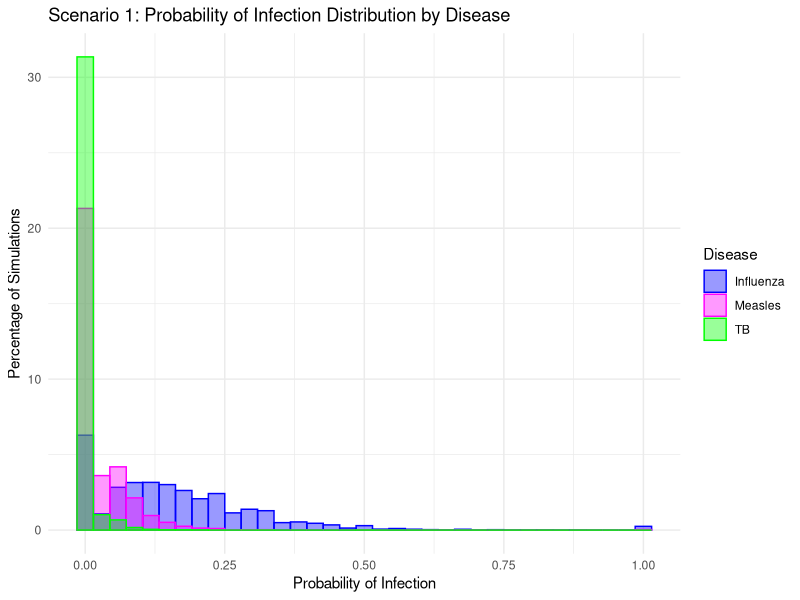
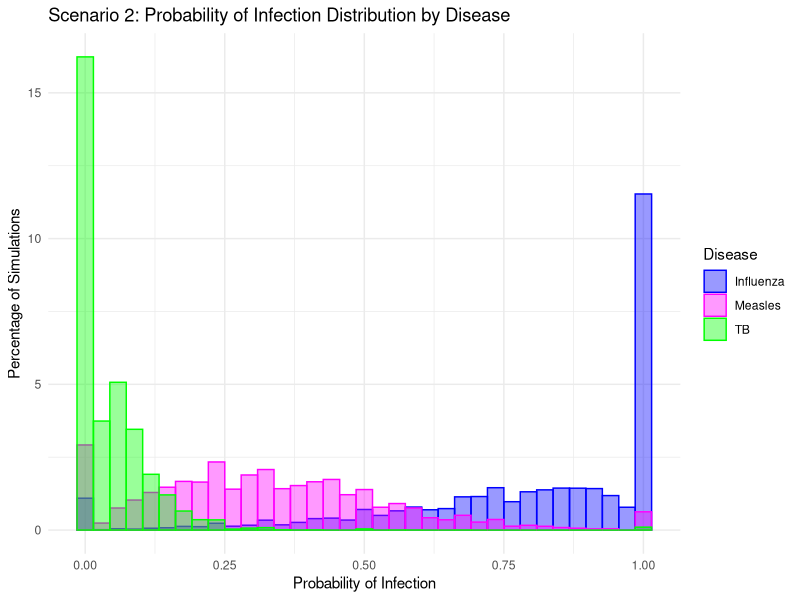
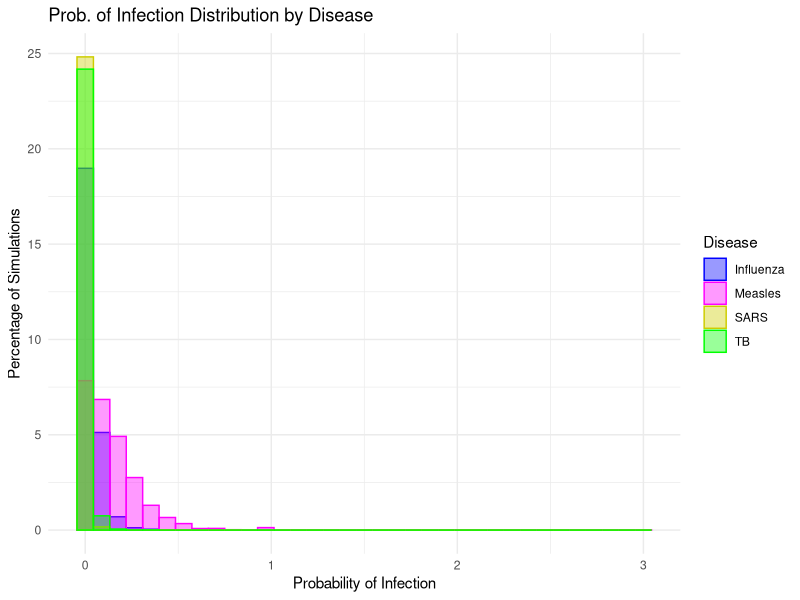

Write the R code that produced these figures, in order.
## ---- chunk 1
set.seed(445)
knitr::opts_chunk$set(echo = FALSE)

library(dplyr)
library(stats)
library(tidyr)
library(tidyverse)
library(broom)
library(ggplot2)
library(tibble)
## ---- chunk 2
df_res <- data.frame(Disease = c("TB", "Flu", "Measles"), Original = c(0.0034,0.0262, 0.1349), Replicated = c(0.003132782,0.02585549,0.1359248))

df_res
## ---- chunk 3
better_monte <- function(m = 10000, dis_quanta, quanta_sd, room_vol = 132, 
                         infected_individuals = 1, ACH = 4){ 
  probability_inf <- numeric(m)
  num_new_infect <- numeric(m)
  sus_persons <- numeric(m)

  for(i in 1:m) {
    
    p_2 <- max(rnorm(1, mean = 0.48, sd = 0.20), 0)
    phi_2 <- max(rnorm(1, mean = dis_quanta, sd = quanta_sd),0)
    t_2 <- max(rnorm(1, mean = 0.5, sd = 0.167), 0)
    S0 <- max(round(rnorm(1, mean = 19, sd = 10)),1)
    
    q_2 <- infected_individuals * phi_2
 
    nucci <- ((p_2*q_2)/room_vol) * 
      ((ACH * t_2 + exp(-ACH * 
                                      t_2) -1) / (ACH^2))
    
    S_t <- S0 * exp(-nucci)
    
    exp_inf <- S0 - S_t
    inf <- rpois(1, lambda = exp_inf)
    
    sus_prob <- inf / S0
    
    probability_inf[i] <- sus_prob
    num_new_infect[i] <- inf
    sus_persons[i] <- S_t
  }
  
  results <- return(list(prob = probability_inf,
              infections = num_new_infect,
              survivors = sus_persons,
              summary = list(mean_prob = mean(probability_inf),
                             mean_infections = mean(num_new_infect),
                             prob_quantiles = quantile(probability_inf, 
                                                       c(0.25, 0.5, 0.75, 
                                                         0.9, 0.95)),
                             inf_quantiles = quantile(num_new_infect, 
                                                      c(0.25, 0.5, 0.75, 
                                                       0.9, 0.95)))))

}

TB <- better_monte(10000, dis_quanta = 12.7, quanta_sd = 3.0,
                   room_vol = 132, infected_individuals = 1, 
                   ACH = 4)
cat("TB Probability:", mean(TB$prob))
TB_df <- data.frame(prob = TB$prob)

####
Influenza <- better_monte(10000, dis_quanta = 100, quanta_sd = 25.0,
                   room_vol = 132, infected_individuals = 1, 
                   ACH = 4)

cat("Influenza Probability:",mean(Influenza$prob))

####
Measles <- better_monte(10000, dis_quanta = 570, quanta_sd = 173.0,
                   room_vol = 132, infected_individuals = 1, 
                   ACH = 4)

cat("Measles Probability:",mean(Measles$prob))

###
SARS <- better_monte(10000, dis_quanta = 2.7, quanta_sd = 1.2,
                   room_vol = 132, infected_individuals = 1, 
                   ACH = 4)
## ---- chunk 4

scenario_monte <- function(m = 10000, dis_quantaS, quanta_sdS, room_vol = 300, 
                         infected_individuals = 1, ACH = 4, t_scen = max(rnorm(1, mean = 1, sd = 0.167))){ 
  prob_inf <- numeric(m)
  num_infec <- numeric(m)
  sus_per <- numeric(m)

  for(i in 1:m) {
    
    p_scen <- max(rnorm(1, mean = 0.48, sd = 0.20), 0)
    phi_scen <- max(rnorm(1, mean = dis_quantaS, sd = quanta_sdS),0)
    S0_scen <- max(round(rnorm(1, mean = 19, sd = 10)),1)
    
    q_2_scen <- infected_individuals * phi_scen
 
    nucci_scen <- ((p_scen*q_2_scen)/room_vol) * 
      ((ACH * t_scen + exp(-ACH * t_scen) -1) / (ACH^2))
    
    S_t_scen <- S0_scen * exp(-nucci_scen)
    
    exp_inf_scen <- S0_scen - S_t_scen
    inf_scen <- rpois(1, lambda = exp_inf_scen)
    
    sus_prob_scen <- inf_scen / S0_scen
    
    prob_inf[i] <- sus_prob_scen
    num_infec[i] <- inf_scen
    sus_per[i] <- S_t_scen
  }
  
  return(list(prob = prob_inf,
              infections = num_infec,
              survivors = sus_per,
              summary = list(mean_prob = mean(prob_inf),
                             mean_infections = mean(num_infec),
                             prob_quantiles = quantile(prob_inf, 
                                                       c(0.25, 0.5, 0.75, 
                                                         0.9, 0.95)),
                             inf_quantiles = quantile(num_infec, 
                                                      c(0.25, 0.5, 0.75, 
                                                        0.9, 0.95)))))

}

scenario_1 <- scenario_monte(10000, dis_quantaS = 12.7, quanta_sdS = 3.0,
                   room_vol = 300, infected_individuals = 1, 
                   ACH = 4, t_scen = max(rnorm(1, mean = 1, sd = 0.167)))

# The room volume is larger (300m^3 opposed to 132m^3). The exposure time is longer by 30 minutes (1 hr in total). There is still only one infected person in the room. Before hand, we predicted that the infection probability would decrease. 

scen1_TB <- scenario_monte(10000, dis_quanta = 12.7, quanta_sd = 3.0,
                   room_vol = 300, infected_individuals = 1, 
                   ACH = 4)
scen1_meas <- scenario_monte(10000, dis_quanta = 100, quanta_sd = 25.0,
                   room_vol = 300, infected_individuals = 1, 
                   ACH = 4)
scen1_flu <- scenario_monte(10000, dis_quanta = 570, quanta_sd = 173.0,
                   room_vol = 300, infected_individuals = 1, 
                   ACH = 4)

TB_df1 <- data.frame(prob=as.numeric(scen1_TB$prob), Disease="TB")
Meas_df1 <- data.frame(prob=as.numeric(scen1_meas$prob), Disease="Measles")
Flu_df1 <- data.frame(prob=as.numeric(scen1_flu$prob), Disease="Influenza")

comb_df1 <- rbind(TB_df1, Meas_df1, Flu_df1)
comb_df1$prob <- pmin(pmax(comb_df1$prob, 0),1)

ggplot(comb_df1, aes(x=prob, fill=Disease, color=Disease)) +
  geom_histogram(aes(y=..count.. / sum(..count..) * 100),
                 bins=35, position="identity", alpha=0.4) +
  labs(title="Scenario 1: Probability of Infection Distribution by Disease",
       x="Probability of Infection",
       y = "Percentage of Simulations") +
  scale_color_manual(values = c("TB" = "green", "Measles" = "magenta",
                               "Influenza"="blue")) +
  scale_fill_manual(values = c("TB" = "green", "Measles" = "magenta",
                               "Influenza"="blue")) +
  theme_minimal()
## ---- chunk 5
scen2_TB <- scenario_monte(10000, dis_quanta = 12.7, quanta_sd = 3.0,
                   room_vol = 50, infected_individuals = 2, 
                   ACH = 4)
scen2_meas <- scenario_monte(10000, dis_quanta = 100, quanta_sd = 25.0,
                   room_vol = 50, infected_individuals = 2, 
                   ACH = 4)
scen2_flu <- scenario_monte(10000, dis_quanta = 570, quanta_sd = 173.0,
                   room_vol = 50, infected_individuals = 2, 
                   ACH = 4)

TB_df2 <- data.frame(prob=as.numeric(scen2_TB$prob), Disease="TB")
Meas_df2 <- data.frame(prob=as.numeric(scen2_meas$prob), Disease="Measles")
Flu_df2 <- data.frame(prob=as.numeric(scen2_flu$prob), Disease="Influenza")

comb_df2 <- rbind(TB_df2, Meas_df2, Flu_df2)
comb_df2$prob <- pmin(pmax(comb_df2$prob, 0),1)

ggplot(comb_df2, aes(x=prob, fill=Disease, color=Disease)) +
  geom_histogram(aes(y=..count.. / sum(..count..) * 100),
                 bins=35, position="identity", alpha=0.4) +
  labs(title="Scenario 2: Probability of Infection Distribution by Disease",
       x="Probability of Infection",
       y = "Percentage of Simulations") +
  scale_color_manual(values = c("TB" = "green", "Measles" = "magenta",
                               "Influenza"="blue")) +
  scale_fill_manual(values = c("TB" = "green", "Measles" = "magenta",
                               "Influenza"="blue")) +
  theme_minimal()
## ---- chunk 6

TB_df$Disease <- "TB"
Measles_df <- data.frame(prob=Measles$prob, Disease = "Measles")
Influenza_df <- data.frame(prob=Influenza$prob, Disease = "Influenza")
SARS_df <- data.frame(prob=SARS$prob, Disease="SARS")

combined_df <- rbind(TB_df, Measles_df, Influenza_df, SARS_df)

ggplot(combined_df, aes(x=prob, fill=Disease, color=Disease)) +
  geom_histogram(aes(y= ..count.. / sum(..count..) * 100),
                  bins=35, position="identity", alpha=0.4) +
  labs(title="Prob. of Infection Distribution by Disease",
       x = "Probability of Infection",
       y = "Percentage of Simulations") +
  scale_color_manual(values = c("TB" = "green", "Measles" = "magenta",
                               "Influenza"="blue", "SARS"="yellow3")) +
  scale_fill_manual(values = c("TB" = "green", "Measles" = "magenta",
                               "Influenza"="blue", "SARS"="yellow3")) +
  theme_minimal()
